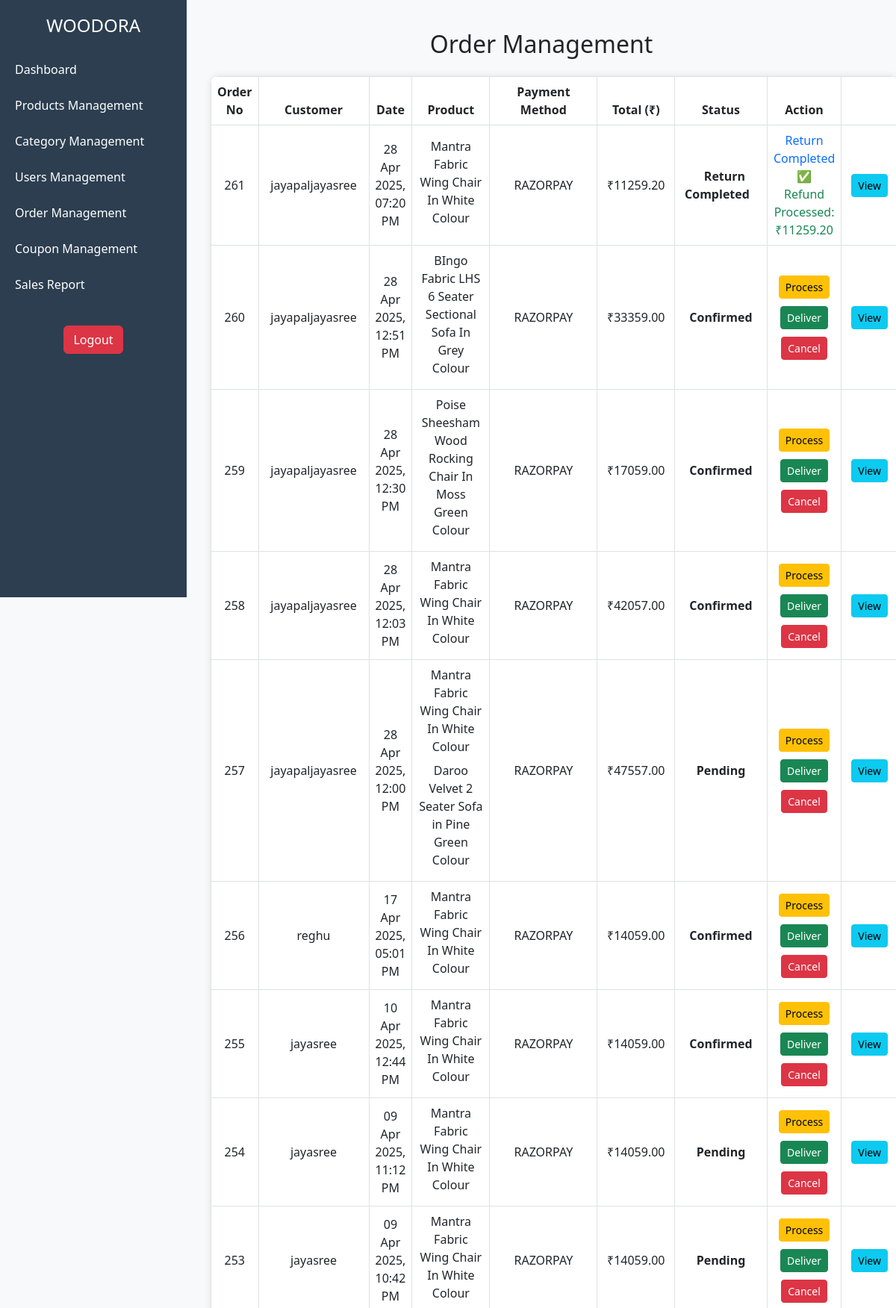
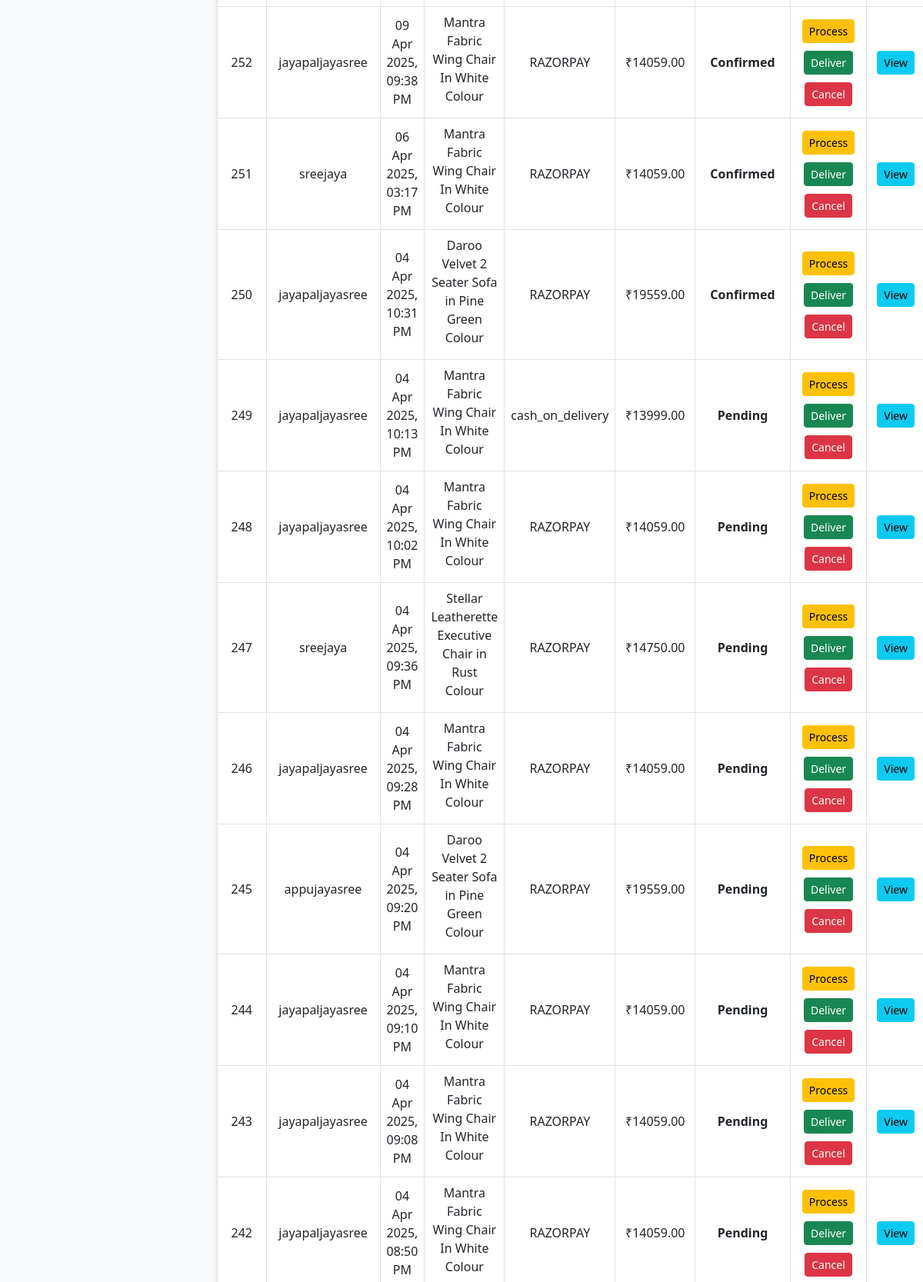
/custom_admin/order/ (signed in, upper part), run on the app's committed database (2 pictures, top to bottom).
### products/models.py (models this page shows, shortened)
class Order(models.Model):
    user = models.ForeignKey(User, on_delete=models.CASCADE)
    address = models.ForeignKey(Address, null=True, blank=True, on_delete=models.SET_NULL)
    total_price = models.DecimalField(max_digits=10, decimal_places=2, default=Decimal('0.00'))
    first_name = models.CharField(max_length=100, blank=True, null=True)
    last_name = models.CharField(max_length=100, blank=True, null=True)
    postcode = models.CharField(max_length=20, blank=True, null=True)
    mobile = models.CharField(max_length=20, blank=True, null=True)
    house_no = models.CharField(max_length=50, blank=True, null=True)
    street_address = models.CharField(max_length=255, blank=True, null=True)
    STATUS_CHOICES = [
        ("Pending", "Pending"),
        ("Shipped", "Shipped"),
        ("Delivered", "Delivered"),
        ("Cancelled", "Cancelled"),
        ("Return Requested", "Return Requested"),
        ("Return Accepted", "Return Accepted"),
        ("Return Rejected", "Return Rejected"),
    ]
    status = models.CharField(max_length=50, choices=STATUS_CHOICES, default='Pending',)
    payment_method = models.CharField(max_length=100, choices=[('COD', 'Cash on Delivery'),('RAZORPAY', 'Razorpay'),('PAYPAL', 'PayPal'),])
    cod_transaction_id = models.CharField(max_length=100, blank=True, null=True, unique=True)
    created_at = models.DateTimeField(auto_now_add=True)
    coupon_code = models.CharField(max_length=50, blank=True, null=True)
    discount_amount = models.DecimalField(max_digits=10, decimal_places=2, default=Decimal('0.00'))
    razorpay_order_id = models.CharField(max_length=100, blank=True, null=True)
    razorpay_payment_id = models.CharField(max_length=100, blank=True, null=True)
    paypal_payment_id = models.CharField(max_length=100, blank=True, null=True)
    transaction_details = models.JSONField(blank=True, null=True)
    payment_status = models.CharField(max_length=20, default='Pending')  # New field
    paypal_transaction_id = models.CharField(max_length=100, blank=True, null=True)
    delivery_date = models.DateTimeField(blank=True, null=True)
    date = models.DateTimeField(auto_now_add=True)

class OrderItem(models.Model):
    order = models.ForeignKey(Order, on_delete=models.CASCADE, related_name="order_items")
    product = models.ForeignKey(Product, on_delete=models.CASCADE)
    quantity = models.PositiveIntegerField(default=1)
    price = models.DecimalField(max_digits=10, decimal_places=2, blank=True, null=True)
    status = models.CharField(max_length=20, default="Pending")  # Add this
    cancel_reason = models.TextField(blank=True, null=True)  #

class Product(models.Model):
    category = models.ForeignKey(Category, on_delete=models.CASCADE, verbose_name="Category", default=1, related_name="products")
    name = models.CharField(max_length=200, verbose_name="Product Name")
    description = models.TextField(verbose_name="Product Description")
    brand = models.CharField(max_length=100, verbose_name="Brand", blank=True, null=True)
    price = models.DecimalField(max_digits=10, decimal_places=2, verbose_name="Price")
    quantity = models.IntegerField(null=False , blank=False)
    stock = models.PositiveIntegerField(default=0)
    original_price = models.DecimalField(max_digits=10, decimal_places=2, verbose_name="Original Price", blank=True, null=True)
    discount_percentage = models.DecimalField(max_digits=5, decimal_places=2, verbose_name="Discount Percentage", blank=True, null=True, default=0)
    stock_status = models.BooleanField(default=True, verbose_name="In Stock")
    sold = models.PositiveIntegerField(verbose_name="Units Sold", default=0)
    coupons = models.ManyToManyField('Coupon', related_name='coupon_products',blank=True)
    main_image = models.ImageField(upload_to="products/main_images/", verbose_name="Main Image",default="products/main_images/default.jpg")
    thumbnail_images = models.ManyToManyField("ProductThumbnail", related_name="product_thumbnails", verbose_name="Thumbnail Images")
    material = models.CharField(max_length=100, verbose_name="Material", blank=True, null=True)
    dimensions = models.CharField(max_length=100, verbose_name="Dimensions", blank=True, null=True)
    weight = models.DecimalField(max_digits=5, decimal_places=2, verbose_name="Weight (kg)", blank=True, null=True)
    warranty = models.CharField(max_length=100, verbose_name="Warranty", blank=True, null=True)
    updated_at = models.DateTimeField(auto_now=True)

### custom_admin/views.py (the view)
# urls.py: path('order/', views.order_list, name='order_list'),
@login_required
def order_list(request):
    orders = Order.objects.all().select_related('user', 'address')
    return render(request, 'custom_admin/order_management.html', {'orders': orders})

### home/context_processors.py (called while the page is built)
def breadcrumbs(request):
    path_parts = request.path.strip('/').split('/')
    breadcrumbs = [{'title': 'Home', 'url': '/'}]
    if not path_parts or path_parts == ['']:
        return {'breadcrumbs': breadcrumbs}
    url = ''
    for i, part in enumerate(path_parts):
        url += f'/{part}'
        title = part.replace('-', ' ').title()  # Convert slug to readable text
        if path_parts[0] == 'products' and path_parts[1] == 'products_details' and part.isdigit():
            try:
                product = Product.objects.get(id=part)
                title = product.name  # Replace ID with the product name
            except Product.DoesNotExist:
                title = 'Product Not Found'
        breadcrumbs.append({'title': title, 'url': url})
    return {'breadcrumbs': breadcrumbs}

### templates/custom_admin/order_management.html (shortened to what this page needs)
{% extends 'custom_admin/index.html' %}
{% load static %}
{% block content %}
<!DOCTYPE html>
<html lang="en">
<head>
    <link rel="stylesheet" href="https://cdn.jsdelivr.net/npm/bootstrap@5.3.0/dist/css/bootstrap.min.css">
</head>
<body>
<div class="container">
    <h2 class="text-center mb-4">Order Management</h2>
    <table class="table table-bordered table-hover">
        <thead>
            <tr>
                <th>Order No</th>
                <th>Customer</th>
                <th>Date</th>
                <th>Product</th>
                <th>Payment Method</th>
                <th>Total (₹)</th>
                <th>Status</th>
                <th>Action</th>
            </tr>
        </thead>
        <tbody>
            {% for order in orders|dictsortreversed:"id" %}
            <tr>
                <td>{{ order.id }}</td>
                <td>{{ order.user.username }}</td>
                <td>{{ order.created_at|date:"d M Y, h:i A" }}</td>
                <td>
                    {% for item in order.order_items.all %}
                        <div class="d-flex align-items-center mb-2">
                            <span>{{ item.product.name }}</span>
                        </div>
                    {% empty %}
                        <span class="text-muted">No products</span>
                    {% endfor %}
                </td>
                <td>{{ order.payment_method }}</td>
                <td>₹{{ order.total_price }}</td>
                <td>
                    <span class="status-badge
                        ">
                        {{ order.status }}
                    </span>
                </td>
                <td class="action-buttons">
                    {% if order.status == "Return Requested" %}
                        <a href="{% url 'custom_admin:change_order_status' order.id 'Return Accepted' %}" class="btn btn-success btn-sm">
                            Accept Return
                        </a>
                        <a href="{% url 'custom_admin:change_order_status' order.id 'Return Rejected' %}" class="btn btn-danger btn-sm">
                            Reject Return
                        </a>
                    {% elif order.status == "Return Completed" %}
                        <span class="text-primary">Return Completed ✅</span>
                        <br>
                        <span class="text-success">
                            Refund Processed: ₹{{ order.total_price }}
                        </span>
                    {% elif order.status == "Return Rejected" %}
                        <span class="text-danger">Return Denied</span>
                    {% elif order.status == "Delivered" %}
                        <a href="{% url 'custom_admin:change_order_status' order.id 'Return Requested' %}" class="btn btn-warning btn-sm">
                            Request Return
                        </a>
                    {% elif order.status != "Cancelled" %}
                        <a href="{% url 'custom_admin:change_order_status' order.id 'Processing' %}" class="btn btn-warning btn-sm">Process</a>
                        <a href="{% url 'custom_admin:change_order_status' order.id 'Delivered' %}" class="btn btn-success btn-sm">Deliver</a>
                        <a href="{% url 'custom_admin:change_order_status' order.id 'Cancelled' %}" class="btn btn-danger btn-sm">Cancel</a>
                    {% else %}
                        <span class="text-danger">Already canceled by customer</span>
                    {% endif %}
                </td>
                <td class="action-buttons">
                    <a href="{% url 'custom_admin:view_order_details' order.id %}" class="btn btn-info btn-sm">View</a>
                </td>
            </tr>
            {% empty %}
            <tr>
                <td colspan="8" class="text-center text-muted">No orders available.</td>
            </tr>
            {% endfor %}
        </tbody>
    </table>
</div>
</body>
</html>
{% endblock %}

### templates/custom_admin/index.html (style rules this page uses)
body { margin: 0; padding: 0; font-family: Arial, sans-serif; }

### templates/custom_admin/order_management.html (style rules this page uses)
body { background-color: #f8f9fa; }
.container { margin-top: 20px; }
.table { background-color: white; border-radius: 10px; overflow: hidden; box-shadow: 0px 0px 10px rgba(0, 0, 0, 0.1); }
th { background-color: #007bff; color: white; text-align: center; }
td { text-align: center; vertical-align: middle; }
.status-badge { padding: 5px 10px; border-radius: 5px; font-weight: bold; }
.action-buttons a { margin: 5px; }

### data on the page
Order: id "261", user.username "jayapaljayasree", created_at "28 Apr 2025, 07:20 PM", payment_method "RAZORPAY", total_price "11259.20", status "Return Completed"
OrderItem: product.name "Mantra Fabric Wing Chair In White Colour"
Order: id "260", user.username "jayapaljayasree", created_at "28 Apr 2025, 12:51 PM", payment_method "RAZORPAY", total_price "33359.00", status "Confirmed", shows "Process"
OrderItem: product.name "BIngo Fabric LHS 6 Seater Sectional Sofa In Grey Colour"
Order: id "259", user.username "jayapaljayasree", created_at "28 Apr 2025, 12:30 PM", payment_method "RAZORPAY", total_price "17059.00", status "Confirmed", shows "Process"
OrderItem: product.name "Poise Sheesham Wood Rocking Chair In Moss Green Colour"
Order: id "258", user.username "jayapaljayasree", created_at "28 Apr 2025, 12:03 PM", payment_method "RAZORPAY", total_price "42057.00", status "Confirmed", shows "Process"
OrderItem: product.name "Mantra Fabric Wing Chair In White Colour"
Order: id "257", user.username "jayapaljayasree", created_at "28 Apr 2025, 12:00 PM", payment_method "RAZORPAY", total_price "47557.00", status "Pending", shows "Process"
OrderItem: product.name "Mantra Fabric Wing Chair In White Colour"
OrderItem: product.name "Daroo Velvet 2 Seater Sofa in Pine Green Colour"
Order: id "256", user.username "reghu", created_at "17 Apr 2025, 05:01 PM", payment_method "RAZORPAY", total_price "14059.00", status "Confirmed", shows "Process"
OrderItem: product.name "Mantra Fabric Wing Chair In White Colour"
Order: id "255", user.username "jayasree", created_at "10 Apr 2025, 12:44 PM", payment_method "RAZORPAY", total_price "14059.00", status "Confirmed", shows "Process"
OrderItem: product.name "Mantra Fabric Wing Chair In White Colour"
Order: id "254", user.username "jayasree", created_at "09 Apr 2025, 11:12 PM", payment_method "RAZORPAY", total_price "14059.00", status "Pending", shows "Process"
OrderItem: product.name "Mantra Fabric Wing Chair In White Colour"
Order: id "253", user.username "jayasree", created_at "09 Apr 2025, 10:42 PM", payment_method "RAZORPAY", total_price "14059.00", status "Pending", shows "Process"
OrderItem: product.name "Mantra Fabric Wing Chair In White Colour"
Order: id "252", user.username "jayapaljayasree", created_at "09 Apr 2025, 09:38 PM", payment_method "RAZORPAY", total_price "14059.00", status "Confirmed", shows "Process"
OrderItem: product.name "Mantra Fabric Wing Chair In White Colour"
Order: id "251", user.username "sreejaya", created_at "06 Apr 2025, 03:17 PM", payment_method "RAZORPAY", total_price "14059.00", status "Confirmed", shows "Process"
OrderItem: product.name "Mantra Fabric Wing Chair In White Colour"
Order: id "250", user.username "jayapaljayasree", created_at "04 Apr 2025, 10:31 PM", payment_method "RAZORPAY", total_price "19559.00", status "Confirmed", shows "Process"
OrderItem: product.name "Daroo Velvet 2 Seater Sofa in Pine Green Colour"
Order: id "249", user.username "jayapaljayasree", created_at "04 Apr 2025, 10:13 PM", payment_method "cash_on_delivery", total_price "13999.00", status "Pending", shows "Process"
OrderItem: product.name "Mantra Fabric Wing Chair In White Colour"
Order: id "248", user.username "jayapaljayasree", created_at "04 Apr 2025, 10:02 PM", payment_method "RAZORPAY", total_price "14059.00", status "Pending", shows "Process"
OrderItem: product.name "Mantra Fabric Wing Chair In White Colour"
Order: id "247", user.username "sreejaya", created_at "04 Apr 2025, 09:36 PM", payment_method "RAZORPAY", total_price "14750.00", status "Pending", shows "Process"
OrderItem: product.name "Stellar Leatherette Executive Chair in Rust Colour"
Order: id "246", user.username "jayapaljayasree", created_at "04 Apr 2025, 09:28 PM", payment_method "RAZORPAY", total_price "14059.00", status "Pending", shows "Process"
OrderItem: product.name "Mantra Fabric Wing Chair In White Colour"
Order: id "245", user.username "appujayasree", created_at "04 Apr 2025, 09:20 PM", payment_method "RAZORPAY", total_price "19559.00", status "Pending", shows "Process"
OrderItem: product.name "Daroo Velvet 2 Seater Sofa in Pine Green Colour"
Order: id "244", user.username "jayapaljayasree", created_at "04 Apr 2025, 09:10 PM", payment_method "RAZORPAY", total_price "14059.00", status "Pending", shows "Process"
OrderItem: product.name "Mantra Fabric Wing Chair In White Colour"
Order: id "243", user.username "jayapaljayasree", created_at "04 Apr 2025, 09:08 PM", payment_method "RAZORPAY", total_price "14059.00", status "Pending", shows "Process"
OrderItem: product.name "Mantra Fabric Wing Chair In White Colour"
Order: id "242", user.username "jayapaljayasree", created_at "04 Apr 2025, 08:50 PM", payment_method "RAZORPAY", total_price "14059.00", status "Pending", shows "Process"
OrderItem: product.name "Mantra Fabric Wing Chair In White Colour"
